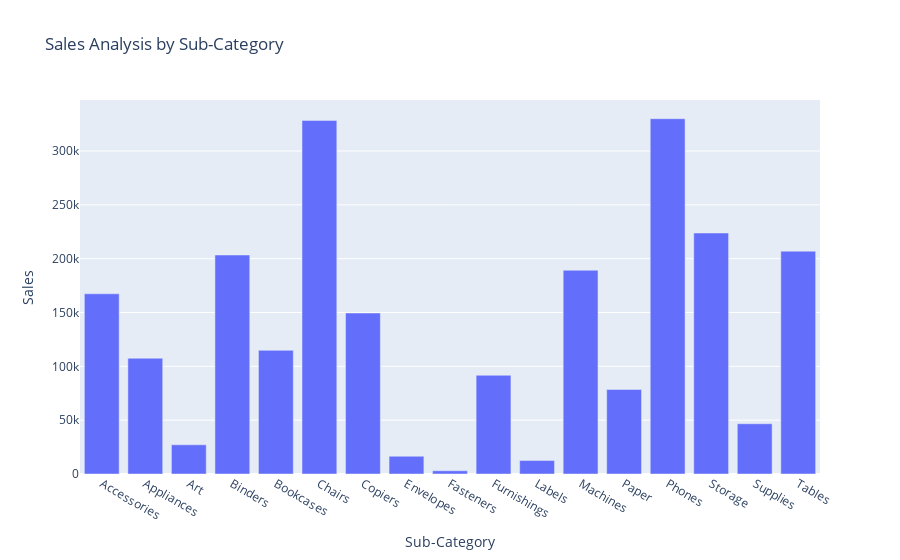

The code cell stored with this chart in its notebook:
### Code cell
sales_by_subcategory = data.groupby('Sub-Category')['Sales'].sum().reset_index()
fig = px.bar(sales_by_subcategory, 
             x='Sub-Category', 
             y='Sales', 
             title='Sales Analysis by Sub-Category')
fig.show()

### Figure 1 — Plotly figure (JSON) as saved in the notebook; plotly's stock layout.template omitted (floating-point values rounded to 4 significant figures)
{"data": [{"hovertemplate": "Sub-Category=%{x}<br>Sales=%{y}<extra></extra>", "legendgroup": "", "marker": {"color": "#636efa", "pattern": {"shape": ""}}, "name": "", "orientation": "v", "showlegend": false, "textposition": "auto", "type": "bar", "x": ["Accessories", "Appliances", "Art", "Binders", "Bookcases", "Chairs", "Copiers", "Envelopes", "Fasteners", "Furnishings", "Labels", "Machines", "Paper", "Phones", "Storage", "Supplies", "Tables"], "xaxis": "x", "y": [167400.0, 107500.0, 27120.0, 203400.0, 114900.0, 328400.0, 149500.0, 16480.0, 3024.0, 91710.0, 12490.0, 189200.0, 78480.0, 330000.0, 223800.0, 46670.0, 207000.0], "yaxis": "y"}], "layout": {"barmode": "relative", "legend": {"tracegroupgap": 0}, "title": {"text": "Sales Analysis by Sub-Category"}, "xaxis": {"anchor": "y", "domain": [0, 1], "title": {"text": "Sub-Category"}}, "yaxis": {"anchor": "x", "domain": [0, 1], "title": {"text": "Sales"}}}}
